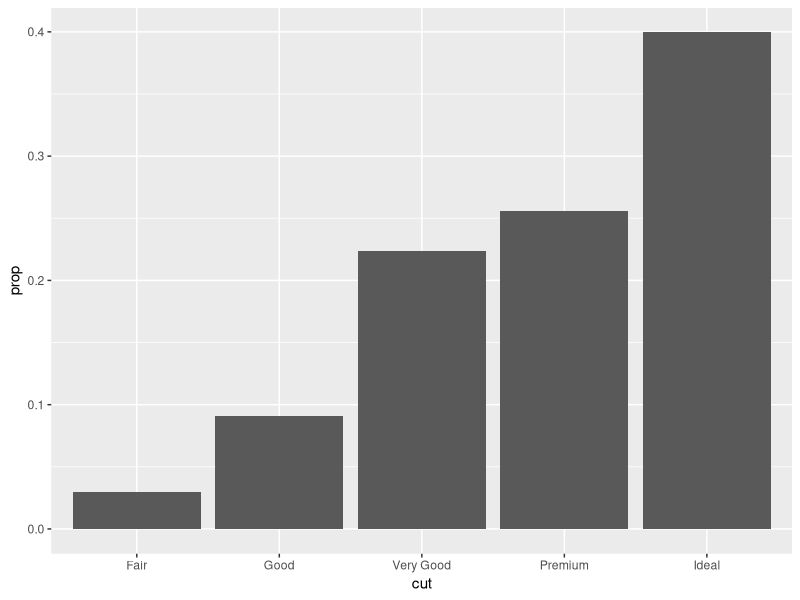

This chart was generated by the following R code:
## ---- chunk 1
library(tidyverse)
## ---- chunk 2
diamonds %>% 
  mutate(cut = factor(cut)) %>% 
  ggplot() +
  geom_bar(aes(x=cut, y=..prop.., group=1))
